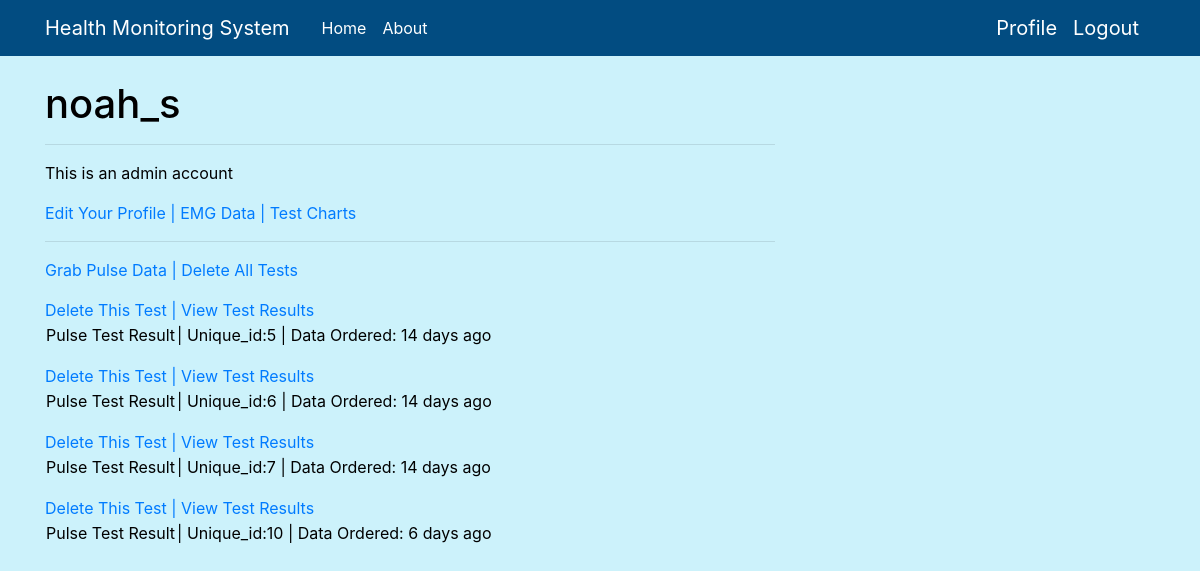
/auth/user/noah_s (signed in), run on an earlier commit of the app's database.
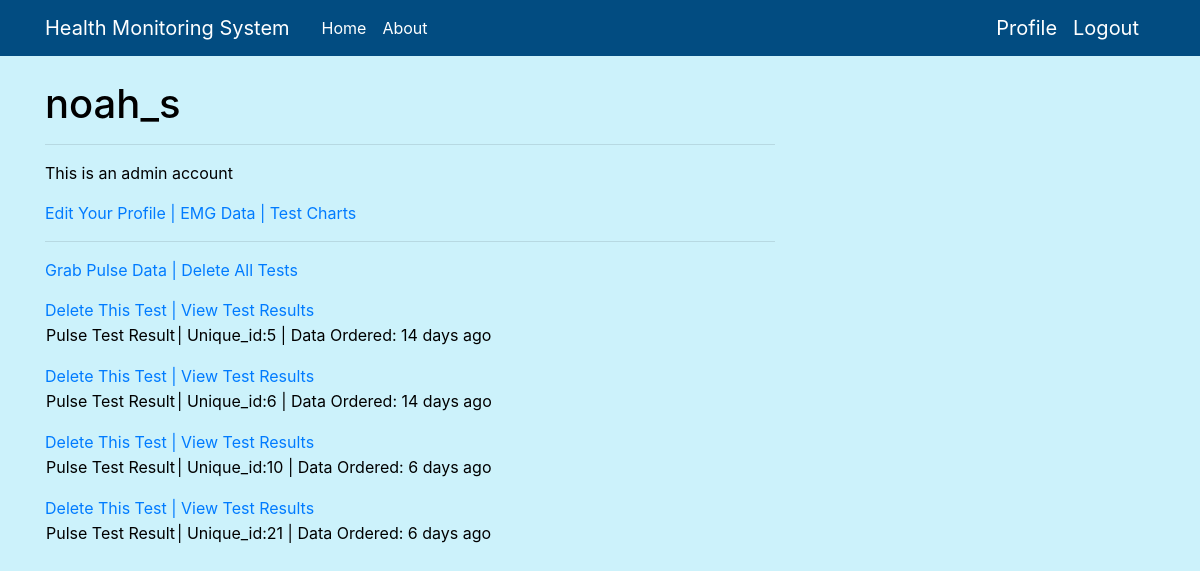
And on a later commit of the database.
### website/models.py (models this page shows, shortened)
class User(UserMixin, db.Model):
    id = db.Column(db.Integer, primary_key=True)
    username = db.Column(db.String(64), index=True, unique=True)
    email = db.Column(db.String(120), index=True, unique=True)          # email field format is validated
    DOB = db.Column(db.String(6), index=True, unique=True)              # DOB field format is validated
    password_hash = db.Column(db.String(128))
    packets = db.relationship("Packet", backref='author', lazy='dynamic')
    packet_count = db.Column(db.Integer, index=True)                    # TODO: managing the users packet counter
    admin = db.Column(db.Integer, index=True, default=False)
    seen_packets = []

class Packet(db.Model):
    id = db.Column(db.Integer, primary_key=True)
    body = db.Column(db.String(500))
    timestamp = db.Column(db.DateTime, index=True, default=datetime.utcnow)     # this timestamp represents when the test was ordered
    test_taken = db.Column(db.String(50), index=True, default=None)             # this timestamp represents when the test was taken
    user_id = db.Column(db.Integer, db.ForeignKey('user.id'))
    test_type = db.Column(db.String(150), default=None)

### website/auth/routes.py (the view)
@bp.route('/user/<username>')
@login_required
def user(username):
    user = User.query.filter_by(username=username).first_or_404()
    return render_template('user.html', user=user, packets=user.packets.all())

### website/models.py (called while the page is built)
@login.user_loader
def load_user(id):
    return User.query.get(int(id))

### website/templates/user.html (shortened to what this page needs)
{% extends "base.html" %}
{% block content %}
    <h1>{{ user.username }}</h1>
    <hr>
    {% if user == current_user %}
    {% if user.admin == True %}
    <p>This is an admin account</p>
    {% endif %}
    <td><a href="{{ url_for('auth.edit_profile') }}">Edit Your Profile</a></td>
    <td><a href="{{ url_for('main.newEMGtest', username=current_user.username) }}"> |    EMG Data</a></td>
    <td><a href="{{ url_for('main.test_chart', username=current_user.username)}}"> |    Test Charts</a></td>
    <hr>
    <td><a href="{{ url_for('main.newtest', username=current_user.username) }}">Grab Pulse Data</a></td>
    <td><a href="{{ url_for('main.delete_all_tests', username=current_user.username) }}"> |    Delete All Tests</a></td>
    {% for packet in packets %}
    <p>
        {% include '_packet.html' %}
    </p>
    {% endfor %}
    {% endif %}
{% endblock %}

### website/templates/base.html (shortened to what this page needs)
<!doctype html>
<html lang="en">
<html>
  <head>
    <link rel="stylesheet" href="https://stackpath.bootstrapcdn.com/bootstrap/4.3.1/css/bootstrap.min.css">
    <link rel="stylesheet" type="text/css" href="{{ url_for('static', filename='main.css') }}">
  </head>
  <body>
    <header class="site-header">
      <nav class="navbar navbar-expand-md navbar-dark bg-steel fixed-top">
        <div class="container">
          <a class="navbar-brand mr-4" href="/">Health Monitoring System</a>
          <div class="collapse navbar-collapse" id="navbarToggle">
            <div class="navbar-nav mr-auto">
              {% if current_user.is_anonymous %}
              <a class="nav-item nav-link" href="{{ url_for('auth.index_guest') }}">Home</a>
              {% else %}
              <a class="nav-item nav-link" href="{{ url_for('auth.index') }}">Home</a>
              {% endif %}
              <a class="nav-item nav-link" href="/about">About</a>
            </div>
            {% if current_user.is_anonymous %}
            <div class="navbar-nav">
              <a class="nav-item nav-link" href="{{ url_for('auth.login') }}">Login</a>
              <a class="nav-item nav-link" href="{{ url_for('auth.signup') }}">Sign Up</a>
            </div>
            {% else %}
            <a class="navbar-brand" href="{{ url_for('auth.user', username=current_user.username) }}">Profile</a>
            <a class="navbar-brand" href="{{ url_for('auth.logout') }}">Logout</a>
            {% endif %}
          </div>
        </div>
      </nav>
    </header>
    <main role="main" class="container">
      <div class="row">
        <div class="col-md-8">
          {% block content %}{% endblock %}
    </main>
  </body>
</html>

### website/templates/_packet.html
<table>
        <tr valign="top">
            <td>{{ packet.test_type }} Test Result <br></td>
            <td>  |   Unique_id:{{packet.id}}   |   Data Ordered: {{ moment(packet.timestamp).fromNow() }}</td>
        <a href="{{ url_for('main.deletetest', username=current_user.username, packet_id=packet.id) }}">Delete This Test </a>
        <a href="{{ url_for('main.open_packet', username=current_user.username, packet_id=packet.id) }}">   |  View Test Results</a>
        </tr>
    </table>

### website/static/main.css (style rules this page uses)
body { background: #ccf2fb; color: #000000; margin-top: 5rem; }
h1, h2, h3, h4, h5, h6 { color: #000000; }
.bg-steel { background-color: #024c81; }
.site-header .navbar-nav .nav-link { color: #ffffff; }

What changed in the data, as far as the page shows it:
removed Packet: test_type "Pulse", id "7", timestamp "14 days ago"
added Packet: test_type "Pulse", id "21", timestamp "6 days ago"
